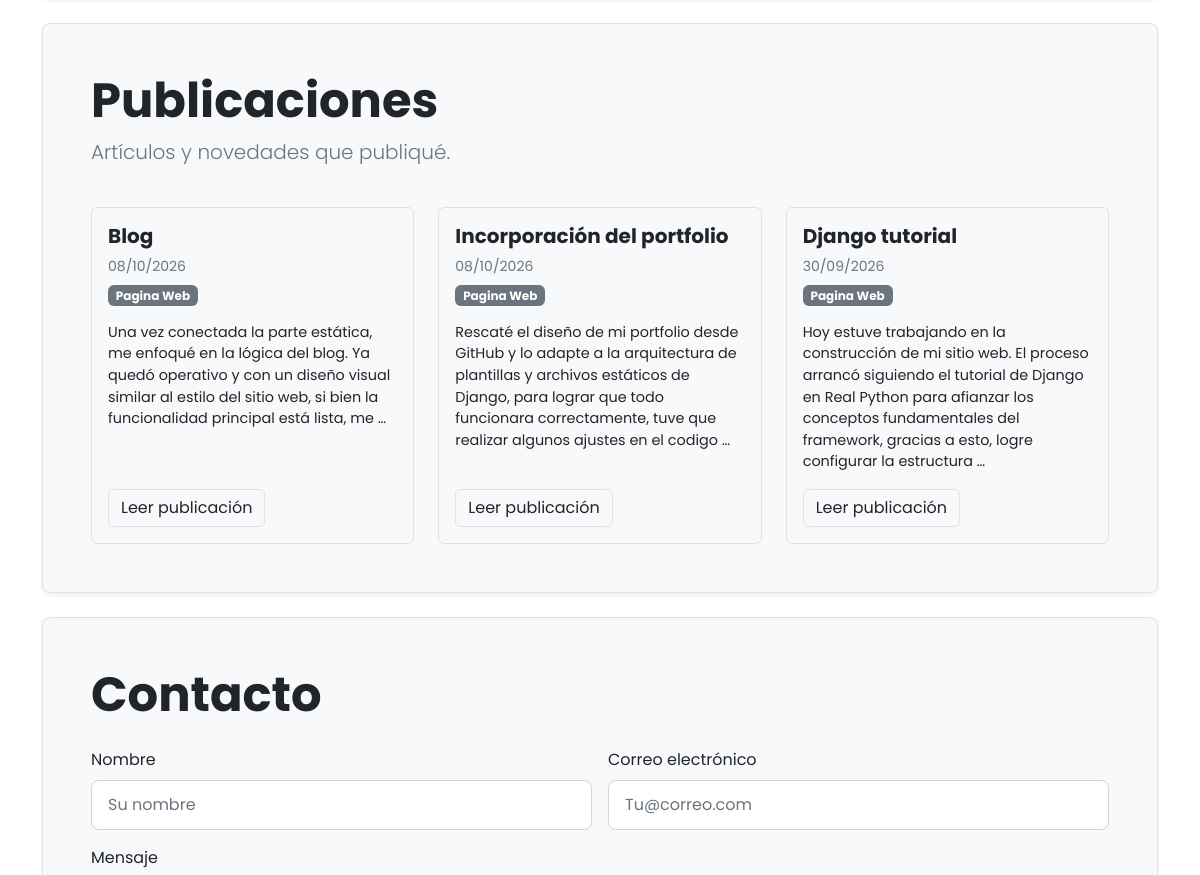
Before: / (middle part) with the older database file.
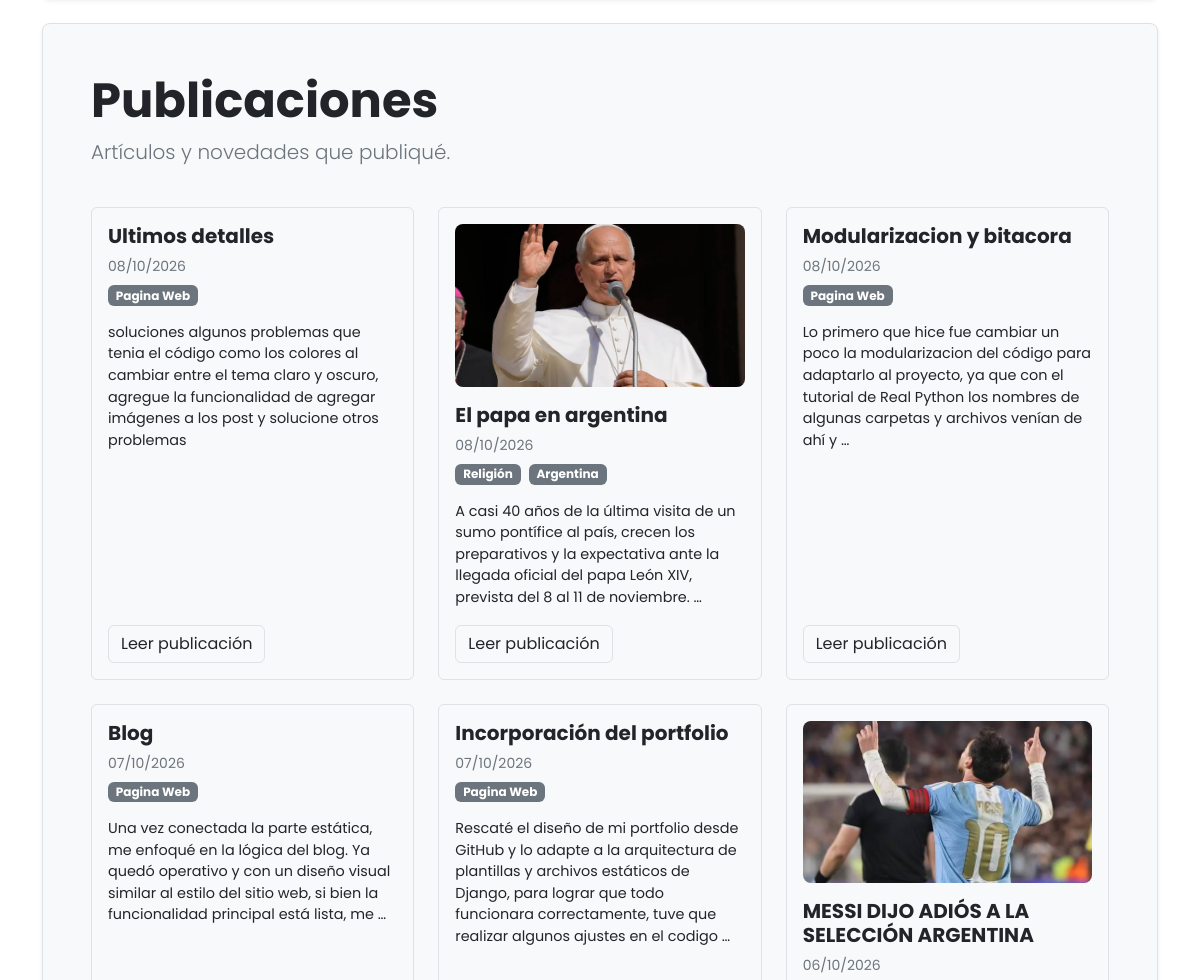
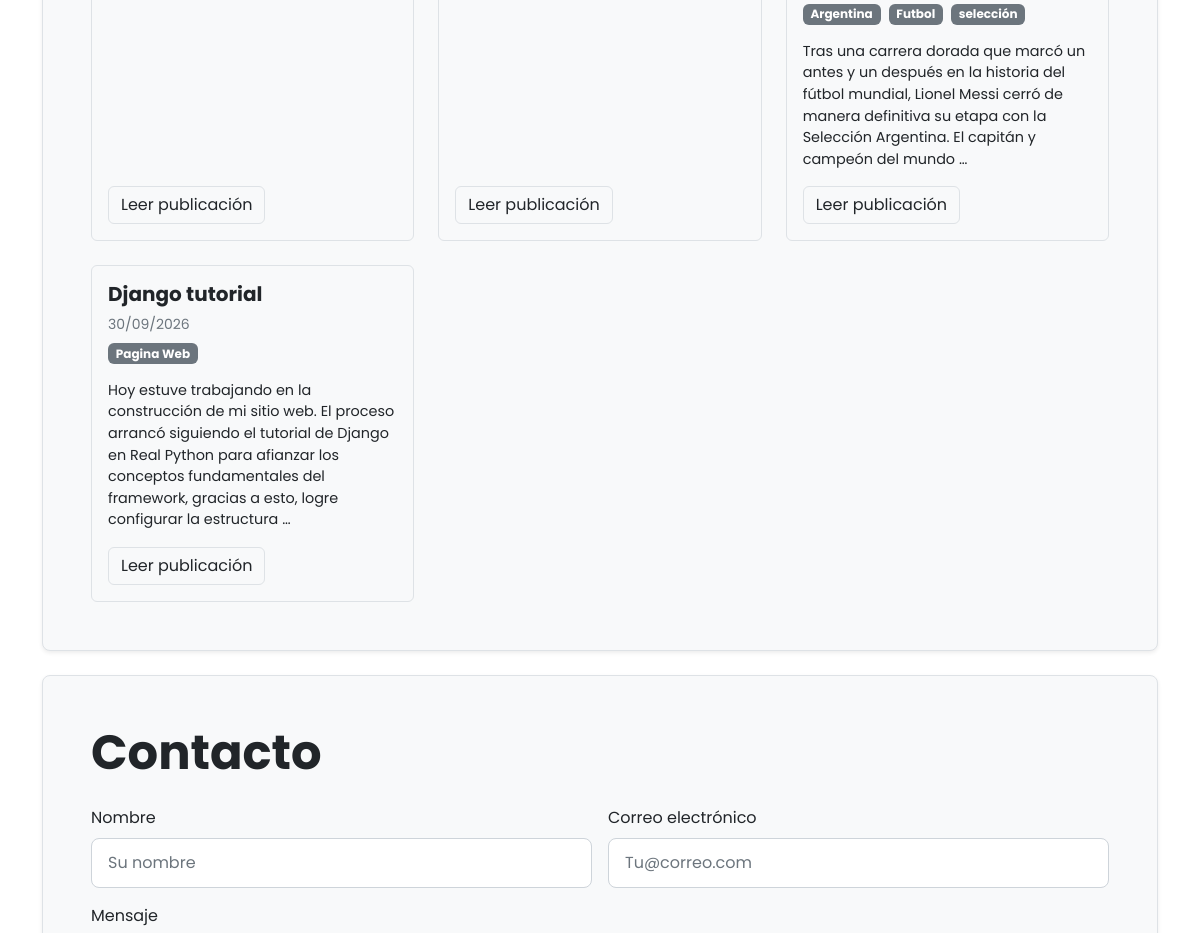
After: the same page with the newer database file (2 pictures, top to bottom).
### blog/models.py (models this page shows, shortened)
class Post(models.Model):
    title = models.CharField(max_length=255)
    body = models.TextField()
    image = models.ImageField(upload_to="blog_images/", blank=True)
    created_on = models.DateTimeField(default=timezone.now)
    last_modified = models.DateTimeField(auto_now=True)
    categories = models.ManyToManyField("Category", related_name="posts")

class Category(models.Model):
    name = models.CharField(max_length=30)
    class Meta:
        verbose_name_plural = "categories"

### portfolio/views.py (the view)
# urls.py: path("", portfolio_views.portfolio, name="portfolio"),
def portfolio(request):
    posts = Post.objects.prefetch_related("categories").order_by("-created_on")
    return render(request, "portfolio/index.html", {"posts": posts})

### portfolio/templates/portfolio/index.html (shortened to what this page needs)
﻿<!DOCTYPE html>
{% load static %}
<html lang="es">
<head>
    <link href="https://cdn.jsdelivr.net/npm/bootstrap@5.3.3/dist/css/bootstrap.min.css" rel="stylesheet">
    <link rel="stylesheet" href="{% static 'base.css' %}">
    <link rel="stylesheet" href="{% static 'css/style.css' %}">
</head>
<body class="d-flex flex-column min-vh-100">
    <main class="container my-4">
        <section id="publicaciones" class="portfolio-section">
            <h2 class="display-5 fw-bold">Publicaciones</h2>
            <p class="lead">Artículos y novedades que publiqué.</p>
            {% if posts %}
                <div class="row g-4 mt-2">
                    {% for post in posts %}
                        <article class="col-md-6 col-lg-4">
                            <div class="project-card h-100 p-3 border rounded">
                                {% if post.image %}
                                    <img class="post-card-image mb-3" src="{{ post.image.url }}" alt="{{ post.title }}">
                                {% endif %}
                                <h3 class="h5 fw-bold">
                                    <a class="post-title-link" href="{% url 'blog_detail' post.pk %}">{{ post.title }}</a>
                                </h3>
                                <small class="text-muted">{{ post.created_on|date:"d/m/Y" }}</small>
                                {% if post.categories.all %}
                                    <div class="d-flex flex-wrap gap-2 mt-2">
                                        {% for category in post.categories.all %}
                                            <span class="badge text-bg-secondary">{{ category.name }}</span>
                                        {% endfor %}
                                    </div>
                                {% endif %}
                                <p class="project-desc mt-3">{{ post.body|truncatewords:35 }}</p>
                                <a class="btn btn-outline-custom mt-auto align-self-start" href="{% url 'blog_detail' post.pk %}">Leer publicación</a>
                            </div>
                        </article>
                    {% endfor %}
                </div>
            {% else %}
                <p class="mt-3 mb-0">Todavía no hay publicaciones. Cuando agregues una desde el administrador, aparecerá aquí.</p>
            {% endif %}
        </section>
        <section id="contacto" class="portfolio-section">
            <h2 class="display-5 fw-bold mb-4">Contacto</h2>
            <form onsubmit="return false;" class="contact-form">
                <div class="row g-3 mb-3">
                    <div class="col-md-6">
                        <label for="nombre" class="form-label">Nombre</label>
                        <input type="text" id="nombre" class="form-control custom-input" placeholder="Su nombre">
                    </div>
                    <div class="col-md-6">
                        <label for="email" class="form-label">Correo electrónico</label>
                        <input type="email" id="email" class="form-control custom-input" placeholder="Tu@correo.com">
                    </div>
                </div>
                <div class="mb-4">
                    <label for="mensaje" class="form-label">Mensaje</label>
                </div>
            </form>
        </section>
    </main>
</body>
</html>

Changed rows visible on the page:
added Post: title "Ultimos detalles", created_on "08/10/2026", body "soluciones algunos problemas que tenia el código como los colores al cambiar entre el tema claro y oscuro, agregue la funcionalidad de agregar imágenes a los post y solucione otros problemas", Category (name "Pagina Web")
added Post: image (picture), title "El papa en argentina", created_on "08/10/2026", body "A casi 40 años de la última visita de un sumo pontífice al país, crecen los preparativos y la expectativa ante la llegada oficial del papa León XIV, prevista del 8 al 11 de noviembre. …"
added Category: name "Religión", shown under "El papa en argentina"
added Category: name "Argentina"
added Post: title "Modularizacion y bitacora", created_on "08/10/2026", body "Lo primero que hice fue cambiar un poco la modularizacion del código para adaptarlo al proyecto, ya que con el tutorial de Real Python los nombres de algunas carpetas y archivos venían de ahí y …", Category (name "Pagina Web")
changed Post "Blog": created_on "08/10/2026" → "07/10/2026"
changed Post "Incorporación del portfolio": created_on "08/10/2026" → "07/10/2026"
added Post: image (picture), title "MESSI DIJO ADIÓS A LA SELECCIÓN ARGENTINA", created_on "06/10/2026", body "Tras una carrera dorada que marcó un antes y un después en la historia del fútbol mundial, Lionel Messi cerró de manera definitiva su etapa con la Selección Argentina. El capitán y campeón del mundo …"
added Category: name "Futbol", shown under "MESSI DIJO ADIÓS A LA SELECCIÓN ARGENTINA"
added Category: name "selección", shown under "MESSI DIJO ADIÓS A LA SELECCIÓN ARGENTINA"
